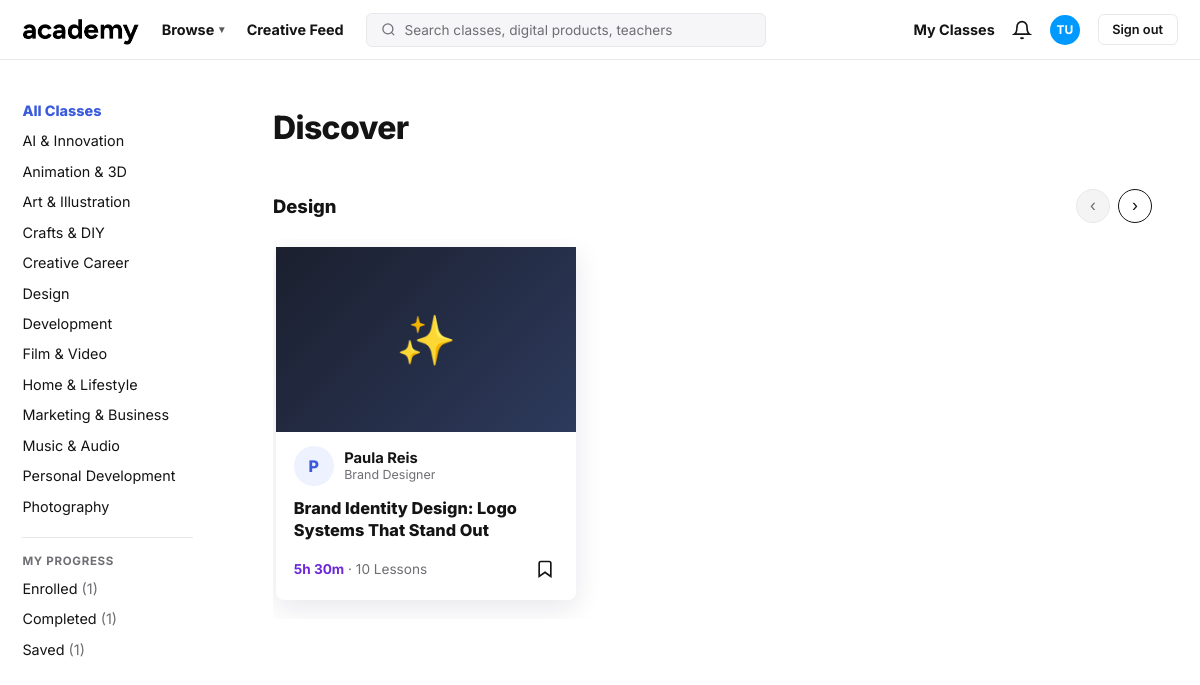
Page /dashboard/?category=Design (signed in) on the committed database.
### accounts/models.py (models this page shows, shortened)
class User(AbstractBaseUser, PermissionsMixin):
    email = models.EmailField(unique=True)
    first_name = models.CharField(max_length=100)
    last_name = models.CharField(max_length=100)
    is_active = models.BooleanField(default=True)
    is_staff = models.BooleanField(default=False)
    date_joined = models.DateTimeField(auto_now_add=True)
    USERNAME_FIELD = "email"
    REQUIRED_FIELDS = ["first_name", "last_name"]
    objects = UserManager()

class Course(models.Model):
    LEVEL_CHOICES = [
        ("beginner", "Beginner"),
        ("intermediate", "Intermediate"),
        ("advanced", "Advanced"),
    ]
    title = models.CharField(max_length=255)
    instructor = models.CharField(max_length=150, default="Academy Team")
    rating = models.DecimalField(max_digits=2, decimal_places=1, default=4.5)
    reviews = models.PositiveIntegerField(default=0)
    duration = models.CharField(max_length=50, default="6h 00m")
    students = models.CharField(max_length=50, default="1.0k")
    level = models.CharField(max_length=20, choices=LEVEL_CHOICES, default="beginner")
    tags = models.CharField(max_length=255, default="", blank=True)
    category = models.CharField(max_length=100, default="Development")
    extra_tags = models.PositiveIntegerField(default=0)
    role = models.CharField(max_length=150, default="Teacher")
    lessons = models.PositiveIntegerField(default=10)
    emoji = models.CharField(max_length=10, default="📚")
    is_new = models.BooleanField(default=False)
    staff_pick = models.BooleanField(default=False)
    is_free = models.BooleanField(default=True)
    created_at = models.DateTimeField(auto_now_add=True)
    def tag_list(self):
        return [t.strip() for t in self.tags.split(",") if t.strip()]

### accounts/views.py (the view, shortened to what this page needs)
# urls.py: path("dashboard/", views.dashboard_view, name="dashboard"),
@login_required
def dashboard_view(request):
    category = request.GET.get("category") or None
    query = request.GET.get("q") or None
    ctx = _course_context(request.user)
    all_courses = list(ctx["courses"])
    if category:
        all_courses = [c for c in all_courses if c.category == category]
        sections = [{"title": category, "courses": all_courses}]
    elif query:
        q = query.lower()
        found = [c for c in all_courses if q in c.title.lower()]
        sections = [{"title": f'Results for "{query}"', "courses": found}]
    ctx["sections"] = sections
    ctx["bottom"] = "all"
    return render(request, "dashboard.html", ctx)

### accounts/views.py (called while the page is built)
def ensure_demo_courses():
    if Course.objects.exists():
        return
    for data in DEMO_COURSES:
        Course.objects.create(**data)

### templates/dashboard.html (shortened to what this page needs)
{% load static %}
<!DOCTYPE html>
<html lang="en">
<head>
</head>
<body>
  <header>
    <a class="logo" href="{% url 'dashboard' %}"><img src="{% static 'images/logo.png' %}" alt="Academy"></a>
    <a class="top-link hide-m" href="{% url 'dashboard' %}">Browse <span class="caret">▾</span></a>
    <a class="top-link hide-m" href="{% url 'dashboard' %}">Creative Feed</a>
    <form class="search-form" method="get" action="{% url 'dashboard' %}">
      <div class="search-wrap">
        <svg width="15" height="15" viewBox="0 0 24 24" fill="none" stroke="currentColor" stroke-width="2"><circle cx="11" cy="11" r="8"/><line x1="21" y1="21" x2="16.65" y2="16.65"/></svg>
        <input type="text" name="q" value="{{ query|default:'' }}" placeholder="Search classes, digital products, teachers" />
      </div>
    </form>
    <nav class="top-right">
      <a class="top-link hide-m" href="{% url 'enrolled' %}">My Classes</a>
      <button class="bell" aria-label="Notifications">
        <svg width="20" height="20" viewBox="0 0 24 24" fill="none" stroke="currentColor" stroke-width="2"><path d="M18 8A6 6 0 006 8c0 7-3 9-3 9h18s-3-2-3-9"/><path d="M13.73 21a2 2 0 01-3.46 0"/></svg>
      </button>
      <div class="avatar">{{ user.first_name.0|default:"A" }}{{ user.last_name.0 }}</div>
      <a class="signout" href="{% url 'logout' %}">Sign out</a>
    </nav>
  </header>
  <div class="layout">
    <aside id="sidebar">
      <a class="side-link strong {% if not active_category %}active{% endif %}" href="{% url 'dashboard' %}">All Classes</a>
      {% for cat in categories %}
      <a class="side-link {% if active_category == cat %}active{% endif %}" href="{% url 'dashboard' %}?category={{ cat|urlencode }}">{{ cat }}</a>
      {% endfor %}
      <div class="side-sep"></div>
      <div class="side-label">My Progress</div>
      <a class="side-link {% if page == 'enrolled' %}active{% endif %}" href="{% url 'enrolled' %}">Enrolled <span class="side-count">({{ enrolled_count|default:0 }})</span></a>
      <a class="side-link {% if page == 'completed' %}active{% endif %}" href="{% url 'completed' %}">Completed <span class="side-count">({{ completed_count|default:0 }})</span></a>
      <a class="side-link {% if page == 'saved' %}active{% endif %}" href="{% url 'saved' %}">Saved <span class="side-count">({{ saved_count|default:0 }})</span></a>
    </aside>
    <main>
      <h1 class="page-title">{% if active_category %}{{ active_category }}{% elif query %}Results{% else %}Discover{% endif %}</h1>
      {% for section in sections %}
      <section class="cat-row">
        <div class="picks-head">
          <h2 class="detail-h">{{ section.title }}</h2>
          <div class="picks-arrows">
            <button class="row-prev" aria-label="Previous">‹</button>
            <button class="row-next" aria-label="Next">›</button>
          </div>
        </div>
        <div class="row-track">
          {% for course in section.courses %}
          <article class="d-card">
            <a class="d-cover {% cycle 'g0' 'g1' 'g2' 'g3' 'g4' %}" href="{% url 'course_detail' course.id %}">
              <span>{{ course.emoji }}</span>
            </a>
            <div class="d-teacher">
              <span class="d-avatar">{{ course.instructor|slice:":1" }}</span>
              <span class="d-tinfo"><strong>{{ course.instructor }}</strong><em>{{ course.role }}</em></span>
            </div>
            <a class="d-title" href="{% url 'course_detail' course.id %}">{{ course.title }}</a>
            <div class="d-foot">
              <span class="d-meta"><b>{{ course.duration }}</b> · {{ course.lessons }} Lessons</span>
              <form method="post" action="{% url 'toggle_save' course.id %}">
                <button type="submit" class="d-save {% if course.is_saved %}on{% endif %}" title="Save">
                  <svg viewBox="0 0 24 24" fill="{% if course.is_saved %}currentColor{% else %}none{% endif %}" stroke="currentColor" stroke-width="2"><path d="M19 21l-7-5-7 5V5a2 2 0 012-2h10a2 2 0 012 2z"/></svg>
                </button>
              </form>
            </div>
          </article>
          {% empty %}
          <div class="empty-state">
            <h3>No classes found</h3>
            <p>Try a different search or category.</p>
          </div>
          {% endfor %}
        </div>
      </section>
      {% empty %}
      <div class="empty-state">
        <h3>No classes found</h3>
        <p>Try a different search or category.</p>
      </div>
      {% endfor %}
    </main>
  </div>
</body>
</html>

### rows in the picture
User: first_name.0 "T", last_name.0 "U"
Course: emoji "✨", instructor "P", instructor "Paula Reis", role "Brand Designer", title "Brand Identity Design: Logo Systems That Stand Out", duration "5h 30m", lessons "10"

### other values in the picture
{{ cat }} "AI & Innovation" "Animation & 3D" "Art & Illustration" "Crafts & DIY" "Creative Career" "Design" "Development" "Film & Video" "Home & Lifestyle" "Marketing & Business" "Music & Audio" "Personal Development" "Photography"
{{ enrolled_count|default:0 }} "1"
{{ completed_count|default:0 }} "1"
{{ saved_count|default:0 }} "1"
{{ section.title }} "Design"
